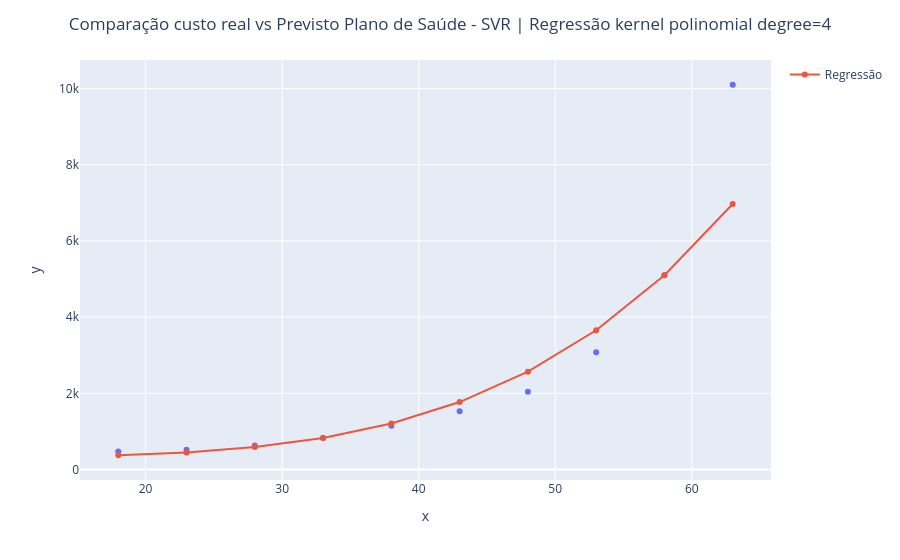

The notebook cell this image was saved under:
### Code cell
grafico = px.scatter(x = X_plano_saude2.ravel(), y = y_plano_saude2)
grafico.add_scatter(x = X_plano_saude2.ravel(), y = regressor_svr_saude_poly.predict(X_plano_saude2), name = 'Regressão')
grafico.update_layout(
        title=f'Comparação custo real vs Previsto Plano de Saúde - SVR | Regressão kernel polinomial degree=4',
        title_x=0.5
    )
grafico.show()
grafico.write_html(f"Grafico_svr_regressao_planosaude_51.html")  # valor real o azul, previsto o vermelho regressão

### Figure 1 — Plotly figure (JSON) as saved in the notebook; plotly's stock layout.template omitted (floating-point values rounded to 4 significant figures)
{"data": [{"hovertemplate": "x=%{x}<br>y=%{y}<extra></extra>", "legendgroup": "", "marker": {"color": "#636efa", "symbol": "circle"}, "mode": "markers", "name": "", "orientation": "v", "showlegend": false, "type": "scatter", "x": [18, 23, 28, 33, 38, 43, 48, 53, 58, 63], "xaxis": "x", "y": [470, 520, 630, 830, 1150, 1530, 2040, 3080, 5100, 10100], "yaxis": "y"}, {"name": "Regressão", "type": "scatter", "x": [18, 23, 28, 33, 38, 43, 48, 53, 58, 63], "y": [374.5, 448.2, 589.3, 830.1, 1209.0, 1771.0, 2568.0, 3656.0, 5100.0, 6970.0]}], "layout": {"autosize": true, "legend": {"tracegroupgap": 0}, "margin": {"t": 60}, "title": {"text": "Comparação custo real vs Previsto Plano de Saúde - SVR | Regressão kernel polinomial degree=4", "x": 0.5}, "xaxis": {"anchor": "y", "autorange": true, "domain": [0, 1], "range": [15.26, 65.74], "title": {"text": "x"}, "type": "linear"}, "yaxis": {"anchor": "x", "autorange": true, "domain": [0, 1], "range": [-378.5, 10850.0], "title": {"text": "y"}, "type": "linear"}}}
